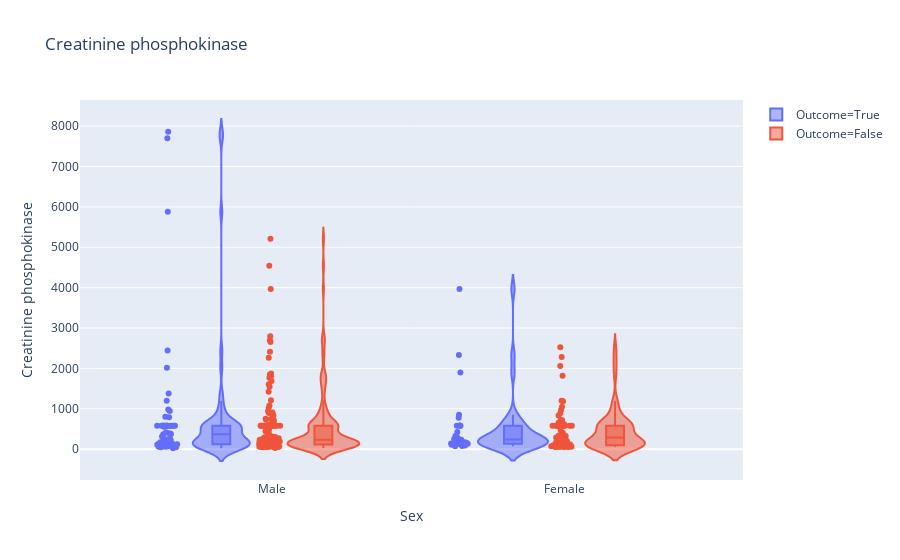

The notebook cell saved with this chart:
### Markdown cell above
### Creatinine phosphokinase w.r.t  Gender and Outcome:-

### Code cell
fig=px.violin(df,x=df['Sex'],y=df['Creatinine phosphokinase'],color='Outcome',points='all',box=True,title='Creatinine phosphokinase')
fig.show()

### Figure 1 — Plotly figure (JSON) as saved in the notebook; plotly's stock layout.template omitted (floating-point values rounded to 4 significant figures; data arrays with more than 128 entries replaced by an {"elided": "..."} marker saying what was removed)
{"data": [{"box": {"visible": true}, "hovertemplate": "Outcome=True<br>Sex=%{x}<br>Creatinine phosphokinase=%{y}", "showlegend": true, "legendgroup": "Outcome=True", "name": "Outcome=True", "yaxis": "y", "x0": " ", "y": [582, 7861, 146, 111, 160, 47, 246, 315, 157, 123, 81, 231, 981, 168, 379, 149, 582, 125, 582, 128, 220, 582, 148, 112, 122, 60, 70, 582, 23, 249, 94, 582, 60, 855, 235, 582, 124, 571, 588, 582, 1380, 582, 553, 129, 577, 91, 3964, 69, 260, 371, 789, 364, 7702, 318, 582, 68, 250, 110, 161, 113, 5882, 582, 47, 76, 280, 154, 328, 129, 143, 582, 582, 168, 805, 943, 582, 233, 2334, 2442, 776, 66, 176, 395, 99, 145, 104, 582, 1896, 582, 418, 131, 427, 582, 166, 2017, 258, 1199], "hoverlabel": {"namelength": 0}, "points": "all", "offsetgroup": "Outcome=True", "xaxis": "x", "y0": " ", "marker": {"color": "#636efa"}, "x": ["Male", "Male", "Male", "Male", "Female", "Male", "Male", "Male", "Female", "Male", "Male", "Male", "Male", "Male", "Male", "Male", "Male", "Female", "Female", "Female", "Male", "Female", "Male", "Female", "Male", "Male", "Male", "Male", "Male", "Female", "Male", "Male", "Male", "Female", "Female", "Male", "Female", "Male", "Female", "Male", "Male", "Male", "Male", "Female", "Male", "Female", "Female", "Female", "Female", "Male", "Male", "Male", "Male", "Female", "Male", "Male", "Female", "Male", "Female", "Male", "Male", "Male", "Male", "Female", "Female", "Male", "Female", "Male", "Female", "Female", "Male", "Female", "Male", "Male", "Male", "Female", "Female", "Male", "Female", "Male", "Male", "Male", "Male", "Male", "Male", "Female", "Female", "Male", "Male", "Female", "Female", "Male", "Female", "Male", "Male", "Male"], "alignmentgroup": "True", "type": "violin", "scalegroup": "True", "orientation": "v"}, {"box": {"visible": true}, "hovertemplate": "Outcome=False<br>Sex=%{x}<br>Creatinine phosphokinase=%{y}", "showlegend": true, "legendgroup": "Outcome=False", "name": "Outcome=False", "yaxis": "y", "x0": " ", "y": {"elided": "203 int values"}, "hoverlabel": {"namelength": 0}, "points": "all", "offsetgroup": "Outcome=False", "xaxis": "x", "y0": " ", "marker": {"color": "#EF553B"}, "x": {"elided": "203 str values"}, "alignmentgroup": "True", "type": "violin", "scalegroup": "True", "orientation": "v"}], "layout": {"violinmode": "group", "yaxis": {"domain": [0, 1], "anchor": "x", "title": {"text": "Creatinine phosphokinase"}}, "title": {"text": "Creatinine phosphokinase"}, "xaxis": {"domain": [0, 1], "anchor": "y", "title": {"text": "Sex"}}, "legend": {"tracegroupgap": 0}}}
